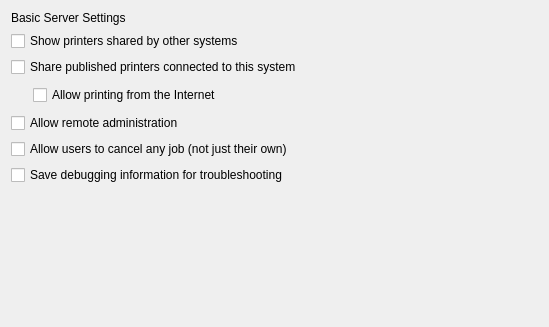
     <widget class="QWidget" name="page_3">
      <layout class="QGridLayout">
       <item row="0" column="0" colspan="2">
        <layout class="QHBoxLayout">
         <item>
          <widget class="QLabel" name="label_6">
           <property name="text">
            <string>Basic Server Settings</string>
           </property>
          </widget>
         </item>
         <item>
          <widget class="QLabel" name="lblClassMembers">
           <property name="text">
            <string/>
           </property>
          </widget>
         </item>
         <item>
          <widget class="QLabel" name="lblPInstallOptions">
           <property name="text">
            <string/>
           </property>
          </widget>
         </item>
         <item>
          <widget class="QLabel" name="lblPOptions">
           <property name="text">
            <string/>
           </property>
          </widget>
         </item>
        </layout>
       </item>
       <item row="1" column="0" colspan="2">
        <widget class="QCheckBox" name="chkServerBrowse">
         <property name="text">
          <string>Show printers shared by other systems</string>
         </property>
        </widget>
       </item>
       <item row="2" column="0" colspan="2">
        <widget class="QCheckBox" name="chkServerShare">
         <property name="text">
          <string>Share published printers connected to this system</string>
         </property>
        </widget>
       </item>
       <item row="3" column="0">
        <spacer>
         <property name="orientation">
          <enum>Qt::Horizontal</enum>
         </property>
         <property name="sizeType">
          <enum>QSizePolicy::Fixed</enum>
         </property>
         <property name="sizeHint" stdset="0">
          <size>
           <width>16</width>
           <height>24</height>
          </size>
         </property>
        </spacer>
       </item>
       <item row="3" column="1">
        <widget class="QCheckBox" name="chkServerShareAny">
         <property name="sizePolicy">
          <sizepolicy hsizetype="Expanding" vsizetype="Fixed">
           <horstretch>0</horstretch>
           <verstretch>0</verstretch>
          </sizepolicy>
         </property>
         <property name="text">
          <string>Allow printing from the Internet</string>
         </property>
        </widget>
       </item>
       <item row="4" column="0" colspan="2">
        <widget class="QCheckBox" name="chkServerRemoteAdmin">
         <property name="text">
          <string>Allow remote administration</string>
         </property>
        </widget>
       </item>
       <item row="5" column="0" colspan="2">
        <widget class="QCheckBox" name="chkServerAllowCancelAll">
         <property name="text">
          <string>Allow users to cancel any job (not just their own)</string>
         </property>
        </widget>
       </item>
       <item row="6" column="0" colspan="2">
        <widget class="QCheckBox" name="chkServerLogDebug">
         <property name="text">
          <string>Save debugging information for troubleshooting</string>
         </property>
        </widget>
       </item>
       <item row="7" column="1">
        <spacer>
         <property name="orientation">
          <enum>Qt::Vertical</enum>
         </property>
         <property name="sizeHint" stdset="0">
          <size>
           <width>505</width>
           <height>131</height>
          </size>
         </property>
        </spacer>
       </item>
      </layout>
     </widget>
